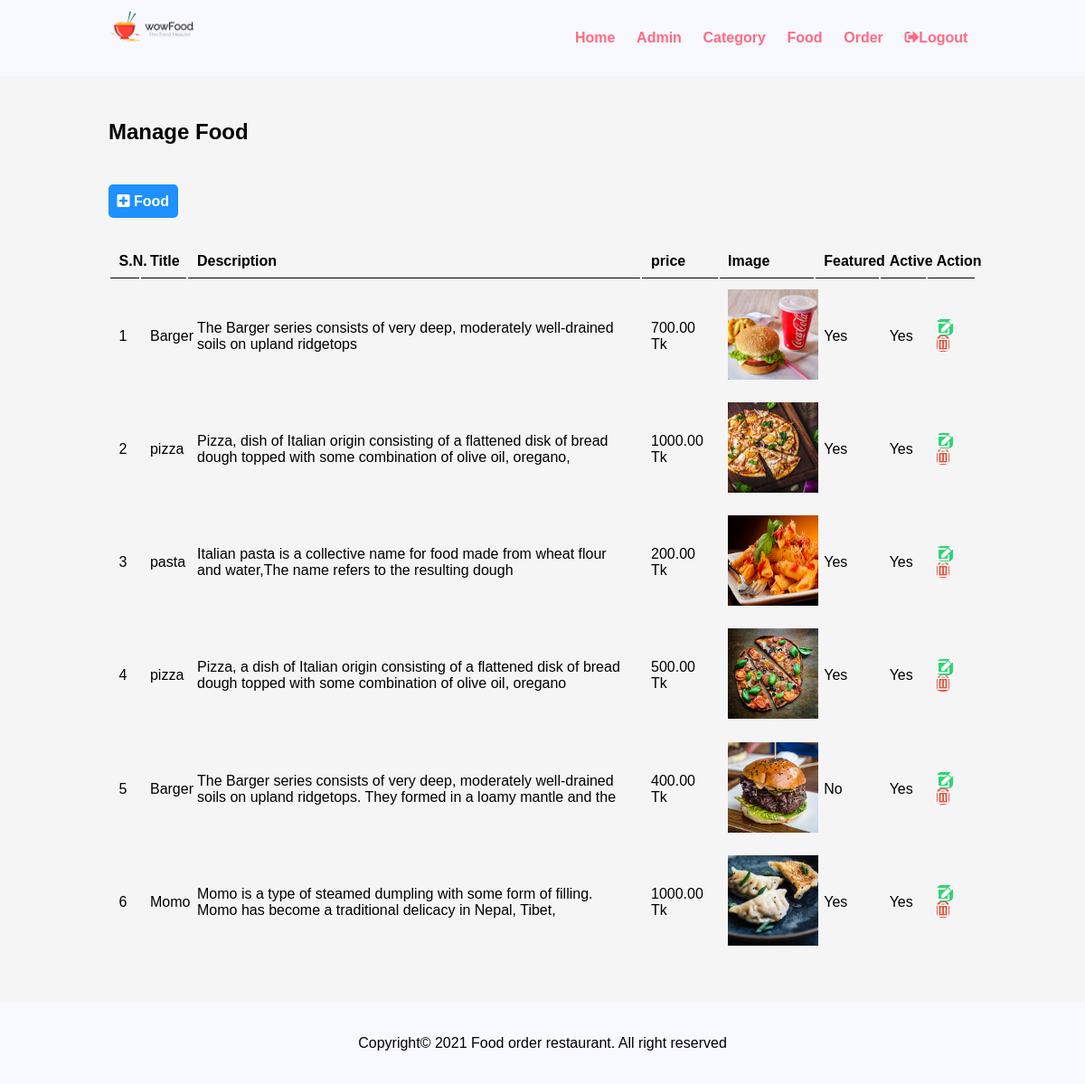
Screenshot of /admin/manage_food.php (signed in) with the database file from the repository.
### tables this page shows
CREATE TABLE `tbl_food` (
  `id` int(10) UNSIGNED NOT NULL,
  `title` varchar(100) NOT NULL,
  `description` text NOT NULL,
  `price` decimal(10,2) NOT NULL,
  `image` varchar(255) NOT NULL,
  `category_id` int(10) UNSIGNED NOT NULL,
  `featured` varchar(10) NOT NULL,
  `active` varchar(10) NOT NULL
);

### admin/db_connection.php (called while the page is built, shortened)
<?php
class Database{
    private $servername = 'localhost';
    private $username = 'root';
    private $password = '';
    private $dbname = 'food_order';
    public function __construct(){
        $this->conn = new mysqli($this->servername, $this->username, $this->password, $this->dbname);
    }
}

### admin/food_class.php (called while the page is built, shortened)
<?php
include_once 'db_connection.php';
class Food extends Database{
    public function displayFood(){
        $sql = "SELECT * FROM tbl_food";
        $result = $this->conn->query($sql);
        if ($result == true){
            $data = [];
            while ($raw = $result->fetch_assoc()){
                $data[] = $raw;
            }return $data;
        }
    }
}

### admin/manage_food.php (the view, shortened to what this page needs)
<?php
include 'partial/navbar.php';
include 'food_class.php';
?>
<section class="main_content">
    <div class="container">
        <h1>Manage Food</h1>
        <br/>
        <br/><br/>
        <a href="food_add.php" class="btn-primary"><i class="fas fa-plus-square"></i> Food</a>
        <br/><br/><br/>
        <table class="tbl-full">
            <tr>
                <th>S.N.</th>
                <th>Title</th>
                <th>Description</th>
                <th>price</th>
                <th>Image</th>
                <th>Featured</th>
                <th>Active</th>
                <th>Action</th>
            </tr>
            <?php
            $obj = new Food();
            $data = $obj->displayFood();
            $sn = 1;
            foreach ($data as $value){?>
                <tr>
                    <td><?php echo $sn++ ?></td>
                    <td><?php echo $value['title']?></td>
                    <td width="500" height="80"><?php echo $value['description']?></td>
                    <td><?php echo $value['price']?> Tk</td>
                    <td>
                        <?php
                        if ($value['image'] != ""){
                            ?>
                            <img src="../images/food/<?php echo $value['image'];?>"width="100px" height="100px">
                            <?php
                        }
                        else{
                            echo "<div style='color: red'> Image Not Added</div>";
                        }
                        ?>
                    </td>
                    <td><?php echo $value['featured']?></td>
                    <td><?php echo $value['active']?></td>
                    <td>
                        <a href="food_update.php?id=<?php echo $value['id'];?>&image=<?php echo $value['image'];?>" class="btn-secondary" title="update"><i class="fas fa-edit"></i></a>
                        <a class="btn-danger" onclick="return confirm('Are You Sure?')" href="food_delete.php?id=<?php echo $value['id'];?>&image=<?php echo $value['image'];?>" title="delete"><i class="far fa-trash-alt"></i></a>
                    </td>
                </tr>
            <?php }?>
        </table>
    </div>
</section>
<?php include 'partial/footer.php' ?>

### admin/partial/navbar.php (shortened to what this page needs)
<!DOCTYPE html>
<html lang="en">
<head>
    <link rel="stylesheet" href="../css/admin.css">
    <link rel="stylesheet" href="https://use.fontawesome.com/releases/v5.6.3/css/all.css"
>
</head>
<body>
<section class="navbar">
    <div class="container">
        <div class="logo">
            <a href="index.php" title="Logo">
                <img src="../images/logo.png" alt="Restaurant Logo" class="img-responsive">
            </a>
        </div>
        <div class="menu text-right">
            <ul>
                <li>
                    <a href="index.php">Home</a>
                </li>
                <li>
                    <a href="manage_admin.php">Admin</a>
                </li>
                <li>
                    <a href="manage_category.php">Category</a>
                </li>
                <li>
                    <a href="manage_food.php">Food</a>
                </li>
                <li>
                    <a href="manage_order.php">Order</a>
                </li>
                <li>
                    <a href="logout.php"><i class="fas fa-sign-out-alt"></i>Logout</a>
                </li>
            </ul>
        </div>
    </div>
</section>

### admin/partial/footer.php (shortened to what this page needs)
<section class="footer">
    <div class="container">
        <p class="text-center">Copyright&copy; 2021 Food order restaurant. All right reserved</p>
    </div>
</section>
</body>
</html>

### css/admin.css (style rules this page uses)
* { margin: 0 0; padding: 0 0; font-family: Arial, Helvetica, sans-serif; }
.navbar { background-color: ghostwhite; }
.container { width: 80%; margin: 0 auto; padding: 1%; }
.img-responsive { width: 100%; }
.text-right { text-align: right; }
.text-center { text-align: center; }
.menu ul li a { color: #ff6b81; text-decoration: none; }
.tbl-full { width: 100%; }
table tr th { border-bottom: 1px solid black; padding: 1%; text-align: left; }
table tr td { padding: 1%; }
.btn-primary { background-color: #1e90ff; padding: 1%; color: white; text-decoration: none; font-weight: bold; border-radius: 5px; }
.btn-secondary { background-color: #2ed573; padding: 1%; color: white; text-decoration: none; font-weight: bold; border-radius: 5px; }
.btn-danger { background-color: #e25a45; padding: 1%; color: white; text-decoration: none; font-weight: bold; border-radius: 5px; }
.logo { width: 10%; float: left; }
.menu { line-height: 60px; }
.menu ul { list-style-type: none; }
.menu ul li { display: inline; padding: 1%; font-weight: bold; }
.main_content { background-color: whitesmoke; padding: 3% 0; }
.footer { background-color: ghostwhite; padding: 2% 0; }

### rows the page displays
tbl_food: title "Barger", description "The Barger series consists of very deep, moderately well-drained soils on upland ridgetops", price "700.00", image (picture), featured "Yes", active "Yes"
tbl_food: title "pizza", description "Pizza, dish of Italian origin consisting of a flattened disk of bread dough topped with some combination of olive oil, oregano,", price "1000.00", image (picture), featured "Yes", active "Yes"
tbl_food: title "pasta", description "Italian pasta is a collective name for food made from wheat flour and water,The name refers to the resulting dough", price "200.00", image (picture), featured "Yes", active "Yes"
tbl_food: title "pizza", description "Pizza, a dish of Italian origin consisting of a flattened disk of bread dough topped with some combination of olive oil, oregano", price "500.00", image (picture), featured "Yes", active "Yes"
tbl_food: title "Barger", description "The Barger series consists of very deep, moderately well-drained soils on upland ridgetops. They formed in a loamy mantle and the", price "400.00", image (picture), featured "No", active "Yes"
tbl_food: title "Momo", description "Momo is a type of steamed dumpling with some form of filling. Momo has become a traditional delicacy in Nepal, Tibet,", price "1000.00", image (picture), featured "Yes", active "Yes"
